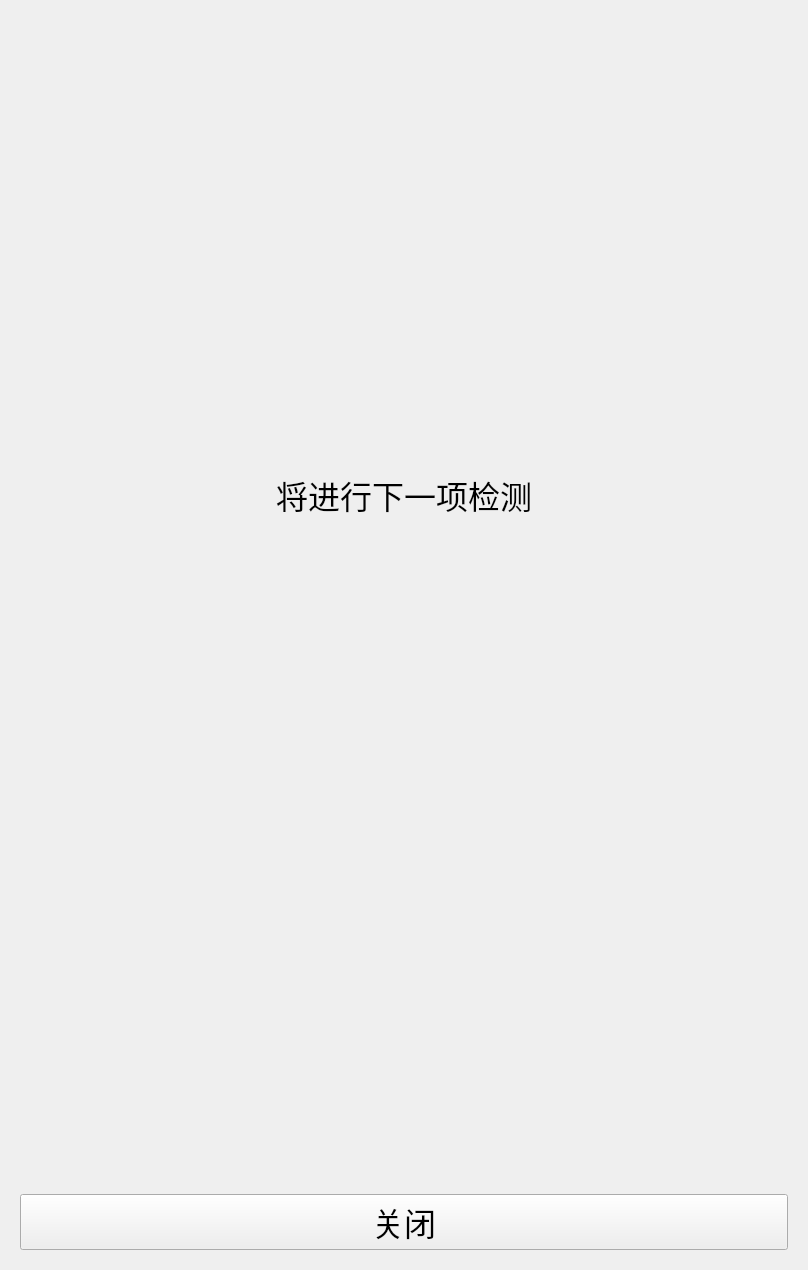
<?xml version="1.0" encoding="UTF-8"?>
<ui version="4.0">
 <class>Form</class>
 <widget class="QWidget" name="Form">
  <property name="enabled">
   <bool>true</bool>
  </property>
  <property name="geometry">
   <rect>
    <x>0</x>
    <y>0</y>
    <width>808</width>
    <height>1270</height>
   </rect>
  </property>
  <property name="windowTitle">
   <string>待机中</string>
  </property>
  <layout class="QVBoxLayout" name="verticalLayout" stretch="2,3,3,1">
   <item>
    <widget class="QWidget" name="widget" native="true">
     <layout class="QHBoxLayout" name="horizontalLayout_3">
      <property name="spacing">
       <number>0</number>
      </property>
      <property name="sizeConstraint">
       <enum>QLayout::SetDefaultConstraint</enum>
      </property>
      <property name="leftMargin">
       <number>0</number>
      </property>
      <property name="topMargin">
       <number>0</number>
      </property>
      <property name="rightMargin">
       <number>0</number>
      </property>
      <property name="bottomMargin">
       <number>0</number>
      </property>
      <item>
       <widget class="QLabel" name="top_img_label">
        <property name="text">
         <string/>
        </property>
       </widget>
      </item>
     </layout>
    </widget>
   </item>
   <item>
    <widget class="QWidget" name="widget_3" native="true">
     <layout class="QHBoxLayout" name="horizontalLayout_2">
      <property name="leftMargin">
       <number>0</number>
      </property>
      <property name="topMargin">
       <number>0</number>
      </property>
      <property name="rightMargin">
       <number>0</number>
      </property>
      <property name="bottomMargin">
       <number>0</number>
      </property>
      <item>
       <spacer name="horizontalSpacer_3">
        <property name="orientation">
         <enum>Qt::Horizontal</enum>
        </property>
        <property name="sizeHint" stdset="0">
         <size>
          <width>180</width>
          <height>20</height>
         </size>
        </property>
       </spacer>
      </item>
      <item>
       <widget class="QLabel" name="middle_label">
        <property name="font">
         <font>
          <pointsize>24</pointsize>
         </font>
        </property>
        <property name="text">
         <string>将进行下一项检测</string>
        </property>
       </widget>
      </item>
      <item>
       <spacer name="horizontalSpacer_4">
        <property name="orientation">
         <enum>Qt::Horizontal</enum>
        </property>
        <property name="sizeHint" stdset="0">
         <size>
          <width>179</width>
          <height>20</height>
         </size>
        </property>
       </spacer>
      </item>
     </layout>
    </widget>
   </item>
   <item>
    <widget class="QWidget" name="widget_2" native="true">
     <layout class="QHBoxLayout" name="horizontalLayout_4">
      <property name="spacing">
       <number>0</number>
      </property>
      <property name="leftMargin">
       <number>0</number>
      </property>
      <property name="topMargin">
       <number>0</number>
      </property>
      <property name="rightMargin">
       <number>0</number>
      </property>
      <property name="bottomMargin">
       <number>0</number>
      </property>
      <item>
       <widget class="QLabel" name="middle_img_label">
        <property name="text">
         <string/>
        </property>
       </widget>
      </item>
     </layout>
    </widget>
   </item>
   <item>
    <widget class="QWidget" name="dottom_btn" native="true">
     <layout class="QVBoxLayout" name="verticalLayout_2" stretch="1,2">
      <property name="spacing">
       <number>0</number>
      </property>
      <property name="leftMargin">
       <number>9</number>
      </property>
      <property name="topMargin">
       <number>9</number>
      </property>
      <property name="rightMargin">
       <number>9</number>
      </property>
      <property name="bottomMargin">
       <number>9</number>
      </property>
      <item>
       <spacer name="verticalSpacer">
        <property name="orientation">
         <enum>Qt::Vertical</enum>
        </property>
        <property name="sizeHint" stdset="0">
         <size>
          <width>20</width>
          <height>40</height>
         </size>
        </property>
       </spacer>
      </item>
      <item>
       <widget class="QPushButton" name="close_btn">
        <property name="font">
         <font>
          <pointsize>24</pointsize>
         </font>
        </property>
        <property name="text">
         <string>关闭</string>
        </property>
       </widget>
      </item>
     </layout>
    </widget>
   </item>
  </layout>
 </widget>
 <resources/>
 <connections/>
</ui>
